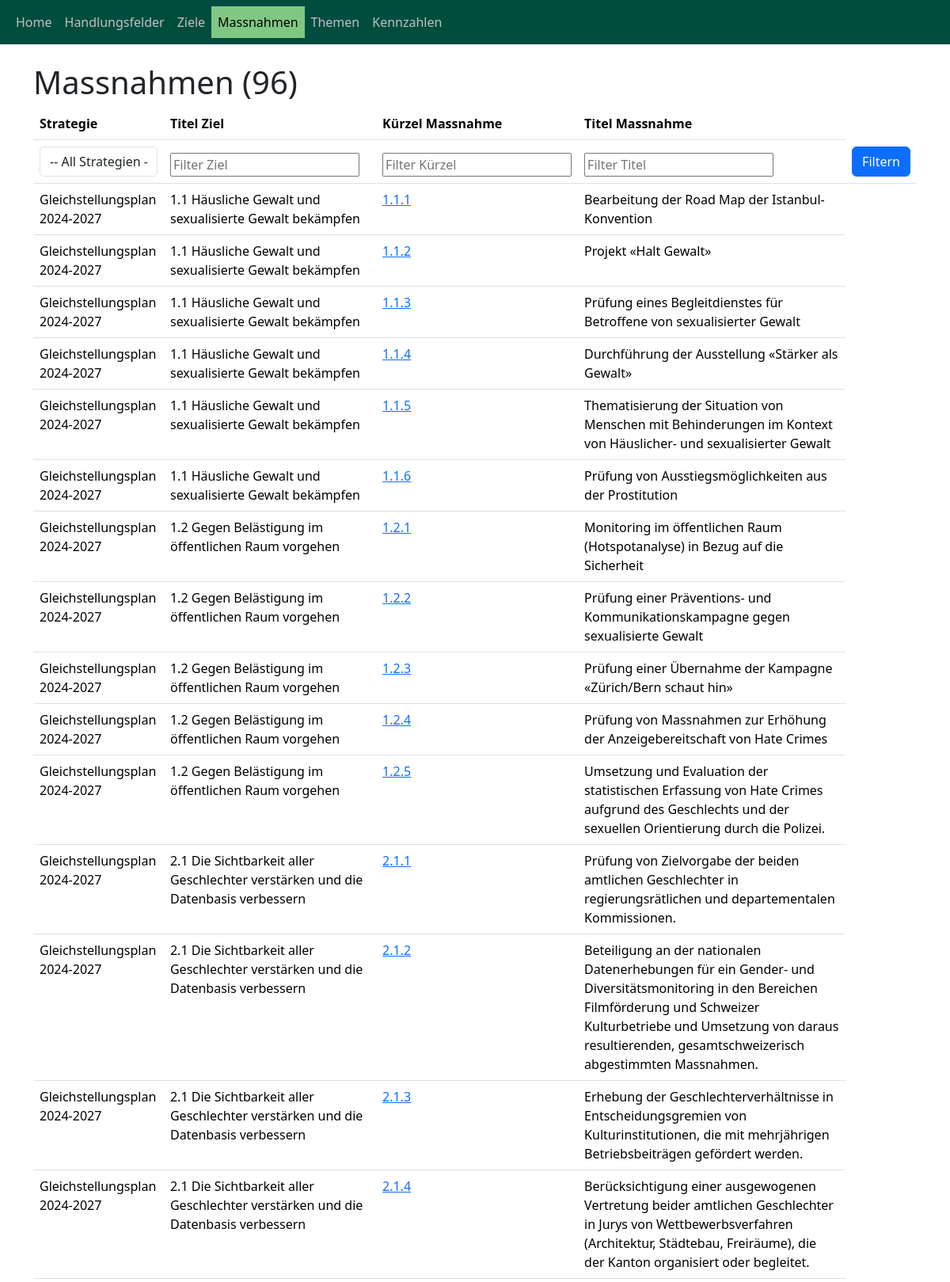
The app's page /index/massnahmen/ (upper part) with its own data.
### objective_manager_app/models.py (models this page shows, shortened)
class BusinessObject(models.Model):
    strategie = models.ForeignKey("Strategie", on_delete=models.CASCADE, related_name="strategie_business_objects")
    typ = models.ForeignKey(
        "BusinessObjectTyp", on_delete=models.CASCADE, related_name="typ"
    )
    vorgaenger = models.ForeignKey(
        "self", on_delete=models.CASCADE, null=True, blank=True
    )
    kuerzel = models.CharField(max_length=10)
    titel = models.CharField(max_length=500, verbose_name="Titel")
    beschreibung = models.TextField(verbose_name="Beschreibung")
    erstellt_am = models.DateTimeField(auto_now_add=True, verbose_name="Erstellt am")
    erstellt_von = models.ForeignKey(
        User, on_delete=models.CASCADE, verbose_name="Erstellt von", blank=True
    )
    aufwand_personen_tage_plan = models.DecimalField(
        max_digits=10, decimal_places=2, verbose_name="Aufwand Personentage", default=0
    )
    aufwand_tsd_chf_plan = models.DecimalField(
        max_digits=10, decimal_places=2, verbose_name="Aufwand tsd CHF", default=0
    )
    jahr_start = models.IntegerField(
        verbose_name="Jahr Start", default=datetime.now().year
    )
    jahr_ende = models.IntegerField(
        verbose_name="Jahr Ende", default=datetime.now().year
    )
    objects = models.Manager()
    handlungsfelder = HandlungsfeldManager()
    ziele = ZielManager()
    massnahmen = MassnahmeManager()

class Strategie(models.Model):
    titel = models.CharField(max_length=200, verbose_name="Titel")
    titel_kurz = models.CharField(
        max_length=200, verbose_name="Kurztitel", default="", null=True, blank=True
    )
    organisation = models.ForeignKey("Organisation", on_delete=models.CASCADE)
    kontakt = models.ForeignKey("Person", on_delete=models.CASCADE)
    gueltigkeit_jahr_start = models.IntegerField(
        verbose_name="Jahr Start", default=datetime.now().year + 1
    )
    gueltigkeit_jahr_ende = models.IntegerField(
        verbose_name="Jahr Ende", default=datetime.now().year + 5
    )
    planungs_frequenz_monate = models.IntegerField(
        verbose_name="Planungsfrequenz (Monate)", default=12
    )
    beschreibung_intern = models.TextField(
        verbose_name="Beschreibung für Beteiligte",
        max_length=1000,
        null=True,
        blank=True,
    )
    beschreibung_extern = models.TextField(
        verbose_name="Beschreibung für Externe", max_length=1000, null=True, blank=True
    )
    settings = models.JSONField(
        verbose_name="Einstellungen", null=True, blank=True, default=dict
    )
    home_image = models.TextField(verbose_name="Bildpfad", null=True, blank=True)
    def __str__(self):
        return self.titel

### objective_manager_app/views.py (the view)
# urls.py: path("massnahmen/", views.MassnahmenListView.as_view(), name="massnahmen_list"),
class MassnahmenListView(ListView):
    model = Massnahme
    template_name = "objective_manager_app/massnahmen_list.html"
    context_object_name = "massnahmen"
    def get_context_data(self, **kwargs):
        context = super().get_context_data(**kwargs)
        context["strategie_options"] = Strategie.objects.all()
        return context
    def get_queryset(self):
        queryset = super().get_queryset()
        filter_ziel = self.request.GET.get("filterZiel", "")
        filter_kuerzel = self.request.GET.get("filterKuerzel", "")
        filter_titel = self.request.GET.get("filterTitel", "")
        filter_beschreibung = self.request.GET.get("filterBeschreibung", "")
        if filter_ziel:
            queryset = queryset.filter(
                vorgaenger__kuerzel__icontains=filter_ziel
            ) | queryset.filter(vorgaenger__titel__icontains=filter_ziel)
        if filter_kuerzel:
            queryset = queryset.filter(kuerzel__icontains=filter_kuerzel)
        if filter_titel:
            queryset = queryset.filter(titel__icontains=filter_titel)
        if filter_beschreibung:
            queryset = queryset.filter(text__icontains=filter_beschreibung)
        return queryset

### objective_manager_app/models.py (called while the page is built)
    def get_queryset(self):
        return super().get_queryset().filter(typ_id=4)

### objective_manager_app/templatetags/custom_filters.py (called while the page is built)
@register.filter(name='is_in_group')
def is_in_group(user, group_name):
    if user.is_authenticated:
        return user.groups.filter(name=group_name).exists()
    return False

### templates/objective_manager_app/massnahmen_list.html (shortened to what this page needs)
{% extends "base.html" %}
{% load custom_filters %}
{% block content %}
    <div class="container">
        <h1>Massnahmen  ({{ massnahmen|length}})</h1>
        <form method="get">
            <table class="table">
                <thead>
                    <tr>
                        <th>Strategie</th>
                        <th>Titel Ziel</th>
                        <th>Kürzel Massnahme</th>
                        <th>Titel Massnahme</th>
                    </tr>
                    <tr>
                      <th>
                        <select name="strategie_filter" class="form-control">
                          <option value="">-- All Strategien --</option>
                      </select>
                    </th>
                      <th>
                            <input type="text" name="filterZiel" value="{{ request.GET.filterZiel }}" placeholder="Filter Ziel">
                        </th>
                        <th>
                            <input type="text" name="filterKuerzel" value="{{ request.GET.filterKuerzel }}" placeholder="Filter Kürzel">
                        </th>
                        <th>
                            <input type="text" name="filterTitel" value="{{ request.GET.filterTitel }}" placeholder="Filter Titel">
                        </th>
                        <th>
                            <button type="submit" class="btn btn-primary">Filtern</button>
                        </form>
                <tbody>
                    {% for massnahme in massnahmen %}
                    <tr>
                      <td>{{massnahme.strategie}}</td>
                      <td>{{massnahme.vorgaenger.kuerzel}} {{massnahme.vorgaenger.titel}}</td>
                        <td><a href="{% url 'massnahme_detail' massnahme.pk %}">{{ massnahme.kuerzel }}</a></td>
                        <td>{{ massnahme.titel }}</td>
                    </tr>
                    {% endfor %}
                </tbody>
    </div>
{% endblock %}

### records on screen
BusinessObject: strategie "Gleichstellungsplan 2024-2027", vorgaenger.kuerzel "1.1", vorgaenger.titel "Häusliche Gewalt und sexualisierte Gewalt bekämpfen", kuerzel "1.1.1", titel "Bearbeitung der Road Map der Istanbul-Konvention"
BusinessObject: strategie "Gleichstellungsplan 2024-2027", vorgaenger.kuerzel "1.1", vorgaenger.titel "Häusliche Gewalt und sexualisierte Gewalt bekämpfen", kuerzel "1.1.2", titel "Projekt «Halt Gewalt»"
BusinessObject: strategie "Gleichstellungsplan 2024-2027", vorgaenger.kuerzel "1.1", vorgaenger.titel "Häusliche Gewalt und sexualisierte Gewalt bekämpfen", kuerzel "1.1.3", titel "Prüfung eines Begleitdienstes für Betroffene von sexualisierter Gewalt"
BusinessObject: strategie "Gleichstellungsplan 2024-2027", vorgaenger.kuerzel "1.1", vorgaenger.titel "Häusliche Gewalt und sexualisierte Gewalt bekämpfen", kuerzel "1.1.4", titel "Durchführung der Ausstellung «Stärker als Gewalt»"
BusinessObject: strategie "Gleichstellungsplan 2024-2027", vorgaenger.kuerzel "1.1", vorgaenger.titel "Häusliche Gewalt und sexualisierte Gewalt bekämpfen", kuerzel "1.1.5", titel "Thematisierung der Situation von Menschen mit Behinderungen im Kontext von Häuslicher- und sexualisierter Gewalt"
BusinessObject: strategie "Gleichstellungsplan 2024-2027", vorgaenger.kuerzel "1.1", vorgaenger.titel "Häusliche Gewalt und sexualisierte Gewalt bekämpfen", kuerzel "1.1.6", titel "Prüfung von Ausstiegsmöglichkeiten aus der Prostitution"
BusinessObject: strategie "Gleichstellungsplan 2024-2027", vorgaenger.kuerzel "1.2", vorgaenger.titel "Gegen Belästigung im öffentlichen Raum vorgehen", kuerzel "1.2.1", titel "Monitoring im öffentlichen Raum (Hotspotanalyse) in Bezug auf die Sicherheit"
BusinessObject: strategie "Gleichstellungsplan 2024-2027", vorgaenger.kuerzel "1.2", vorgaenger.titel "Gegen Belästigung im öffentlichen Raum vorgehen", kuerzel "1.2.2", titel "Prüfung einer Präventions- und Kommunikationskampagne gegen sexualisierte Gewalt"
BusinessObject: strategie "Gleichstellungsplan 2024-2027", vorgaenger.kuerzel "1.2", vorgaenger.titel "Gegen Belästigung im öffentlichen Raum vorgehen", kuerzel "1.2.3", titel "Prüfung einer Übernahme der Kampagne «Zürich/Bern schaut hin»"
BusinessObject: strategie "Gleichstellungsplan 2024-2027", vorgaenger.kuerzel "1.2", vorgaenger.titel "Gegen Belästigung im öffentlichen Raum vorgehen", kuerzel "1.2.4", titel "Prüfung von Massnahmen zur Erhöhung der Anzeigebereitschaft von Hate Crimes"
BusinessObject: strategie "Gleichstellungsplan 2024-2027", vorgaenger.kuerzel "1.2", vorgaenger.titel "Gegen Belästigung im öffentlichen Raum vorgehen", kuerzel "1.2.5", titel "Umsetzung und Evaluation der statistischen Erfassung von Hate Crimes aufgrund des Geschlechts und der sexuellen Orientierung durch die Polizei."
BusinessObject: strategie "Gleichstellungsplan 2024-2027", vorgaenger.kuerzel "2.1", vorgaenger.titel "Die Sichtbarkeit aller Geschlechter verstärken und die Datenbasis verbessern", kuerzel "2.1.1", titel "Prüfung von Zielvorgabe der beiden amtlichen Geschlechter in regierungsrätlichen und departementalen Kommissionen."
BusinessObject: strategie "Gleichstellungsplan 2024-2027", vorgaenger.kuerzel "2.1", vorgaenger.titel "Die Sichtbarkeit aller Geschlechter verstärken und die Datenbasis verbessern", kuerzel "2.1.2", titel "Beteiligung an der nationalen Datenerhebungen für ein Gender- und Diversitätsmonitoring in den Bereichen Filmförderung und Schweizer Kulturbetriebe und Umsetzung von daraus resultierenden, gesamtschweizerisch abgestimmten Massnahmen."
BusinessObject: strategie "Gleichstellungsplan 2024-2027", vorgaenger.kuerzel "2.1", vorgaenger.titel "Die Sichtbarkeit aller Geschlechter verstärken und die Datenbasis verbessern", kuerzel "2.1.3", titel "Erhebung der Geschlechterverhältnisse in Entscheidungsgremien von Kulturinstitutionen, die mit mehrjährigen Betriebsbeiträgen gefördert werden."
BusinessObject: strategie "Gleichstellungsplan 2024-2027", vorgaenger.kuerzel "2.1", vorgaenger.titel "Die Sichtbarkeit aller Geschlechter verstärken und die Datenbasis verbessern", kuerzel "2.1.4", titel "Berücksichtigung einer ausgewogenen Vertretung beider amtlichen Geschlechter in Jurys von Wettbewerbsverfahren (Architektur, Städtebau, Freiräume), die der Kanton organisiert oder begleitet."

### other values on screen
{{ massnahmen|length }} "96"
